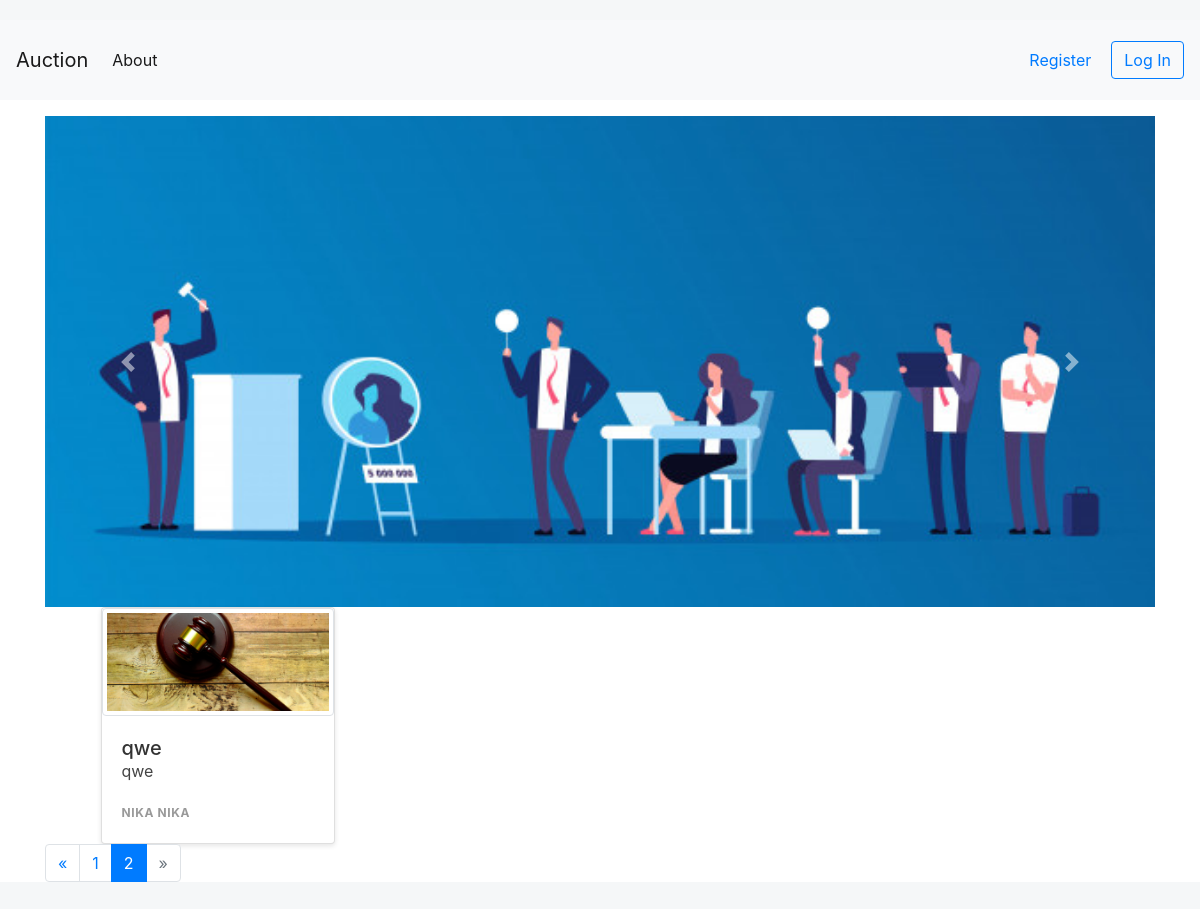
Screenshot of /?page=2 with the database file from the repository.
### products/models.py (models this page shows)
class Product(models.Model):
    name = models.CharField(max_length=254)
    description = models.CharField(max_length=500)
    price = models.DecimalField(decimal_places=2, max_digits=10)
    min_increment = models.DecimalField(decimal_places=2, max_digits=10,default=0.5)
    end_date = models.DateField()
    profile = models.ForeignKey(Profile, on_delete=models.CASCADE)
    init_date = models.DateField(default=datetime.now, blank=True)
    winner = models.CharField(max_length=254, blank = True,null=True)
    final_price = models.DecimalField(decimal_places=2, max_digits=10, blank = True,null=True)
    rating = models.FloatField(default = 0,blank = True,null=True)
    user = models.ManyToManyField(User,blank = True)#interested
    disponible = models.BooleanField(default=True)

### users/models.py (models this page shows, shortened)
class Profile(models.Model):
    user = models.OneToOneField(User, on_delete=models.CASCADE, related_name='profile')
    country = models.CharField(max_length=254)
    city = models.CharField(max_length=254)
    street = models.CharField(max_length=254)
    zip_code = models.CharField(max_length=20)
    rating = models.DecimalField(max_digits=5, decimal_places=2,blank = True,null=True)
    photo = models.ImageField(upload_to='photos/', blank=True, default='default-profile.jpg')
    objects = ProfileManager()

class User(AbstractBaseUser):
    email       = models.EmailField(max_length=255, unique=True)
    first_name = models.CharField(max_length=64)
    last_name = models.CharField(max_length=64)
    tel = models.CharField(max_length=50, blank = True , null= True)
    premium     = models.BooleanField(default=False)
    is_active      = models.BooleanField(default=True) # can login
    staff       = models.BooleanField(default=False) # staff user non superuser
    admin       = models.BooleanField(default=False) # superuser
    USERNAME_FIELD = 'email' #username
    REQUIRED_FIELDS = ['first_name','last_name']
    objects = UserManager()

### Auction/views.py (the view)
# urls.py: path('', views.homeView, name='home'),
def homeView(request):
    products_list = Product.objects.all().order_by("id")
    page = request.GET.get('page', 1)
    paginator = Paginator(products_list, 10)
    try:
        products = paginator.page(page)
    except PageNotAnInteger:
        products = paginator.page(1)
    except EmptyPage:
        products = paginator.page(paginator.num_pages)
    context = {'products':products }
    return render(request,"home/home.html",context)

### templates/home/home.html (shortened to what this page needs)
{% extends 'base.html' %}
{% load static %}
{% block head %}
    <link rel="stylesheet" type="text/css" href="{% static "css/card.css" %}">
{% endblock %}
{% block content %}
    <div id="carouselExampleControls" class="carousel slide" data-ride="carousel">
        <div class="carousel-inner">
            <div class="carousel-item active">
                <img class="d-block w-100" src="{% static 'img/banner6.jpg' %}" alt="First slide">
            </div>
        </div>
        <a class="carousel-control-prev" href="#carouselExampleControls" role="button" data-slide="prev">
            <span class="carousel-control-prev-icon" aria-hidden="true"></span>
        </a>
        <a class="carousel-control-next" href="#carouselExampleControls" role="button" data-slide="next">
            <span class="carousel-control-next-icon" aria-hidden="true"></span>
        </a>
    </div>
    <div class="band">
        {% for product in  products %}
            {% if  product.disponible%}
            <a href="{% url 'product-detials' product.id %}" class="card">
                {% if product.productimage_set.all.count == 0%}
                    <img class="img-thumbnail" src="{{ 'media/default-hammer.jpg' }}">
                {% endif %}
                <article>
                    <h1>{{ product.name }}</h1>
                    <p> {{ product.description }}</p>
                    <span>{{ product.profile.user.first_name }} {{ product.profile.user.last_name }}</span>
                </article>
            </a>
            {% endif %}
        {% endfor %}
    </div>
    {% if products.has_other_pages %}
        <ul class="pagination">
            {% if products.has_previous %}
                <li class="page-item"><a class="page-link" href="?page={{ products.previous_page_number }}">&laquo;</a></li>
            {% else %}
                <li class="disabled page-item"><span class="page-link">&laquo;</span></li>
            {% endif %}
            {% for i in products.paginator.page_range %}
                {% if products.number == i %}
                    <li class="active page-item"><span class="page-link">{{ i }} <span  class="sr-only">(current)</span></span></li>
                {% else %}
                    <li class="page-item" ><a class="page-link" href="?page={{ i }}">{{ i }}</a></li>
                {% endif %}
            {% endfor %}
            {% if products.has_next %}
                <li class="page-item"><a class="page-link" href="?page={{ products.next_page_number }}">&raquo;</a></li>
            {% else %}
                <li class="disabled page-item"><span class="page-link">&raquo;</span></li>
            {% endif %}
        </ul>
{% endif %}
{% endblock %}

### static/css/card.css (style rules this page uses)
html { background: #f5f7f8; font-family: 'Roboto', sans-serif; -webkit-font-smoothing: antialiased; padding: 20px 0; }
.band { width: 90%; max-width: 1240px; margin: 0 auto; display: grid; grid-template-columns: 1fr; grid-template-rows: auto; grid-gap: 20px; }
@media only screen and (min-width: 500px) { .band { grid-template-columns: 1fr 1fr; } }
@media only screen and (min-width: 850px) { .band { grid-template-columns: 1fr 1fr 1fr 1fr; } }
.card { background: white; text-decoration: none; color: #444; box-shadow: 0 2px 5px rgba(0,0,0,0.1); display: flex; flex-direction: column; min-height: 100%; position: relative; top: 0; transition: all .1s ease-in; }
.card article { padding: 20px; }
.card h1 { font-size: 20px; margin: 0; color: #333; }
.card p { line-height: 1.4; }
.card span { font-size: 12px; font-weight: bold; color: #999; text-transform: uppercase; letter-spacing: .05em; margin: 2em 0 0 0; }

### rows the page displays
Product: disponible True (drawn), name "qwe", description "qwe", profile.user.first_name "NIKA", profile.user.last_name "NIKA"

### other values shown
{{ i }} "1"
{{ i }} "2"
